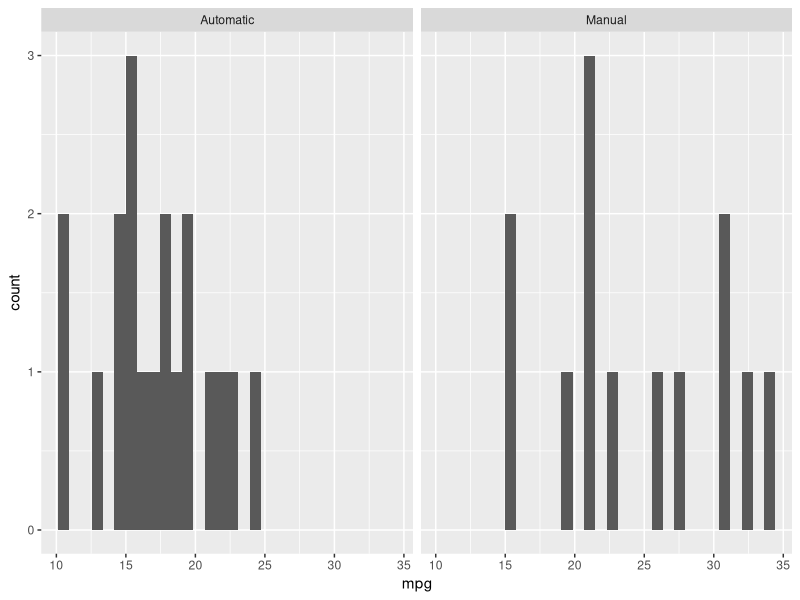
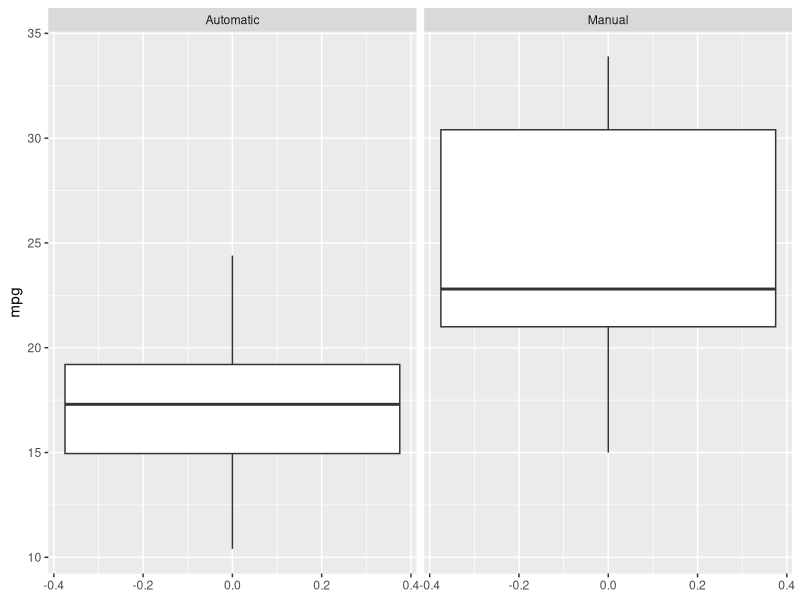

The R source for these figures, in order: (Note: this script raises an error after producing the figures.)
library(tidyr)
library(dplyr)
library(ggplot2)
library(ggpubr)
library(modelr)

?mtcars
head(mtcars)
mpg_by_transmission <- mtcars %>% 
  group_by(am) %>% #0 = auto, 1 = manual
  summarise(
    mean_mpg = mean(mpg, na.rm = TRUE),
    sd_mpg = sd(mpg, na.rm = TRUE),
    var_mpg = var(mpg, na.rm = TRUE)
  )
mpg_by_transmission$mean_mpg[2] - 
  mpg_by_transmission$mean_mpg[1] 
  #On average, cars with manual transmission get 7.245 
  #more miles per gallon than cars with automatic transmission

mtcars$am[mtcars$am == 0] <- "Automatic"
mtcars$am[mtcars$am == 1] <- "Manual"

mtcars %>%
  ggplot(aes(mpg)) +
  geom_histogram() +
  facet_wrap(~am) 

mtcars %>%
  ggplot(aes(y = mpg)) + 
  geom_boxplot() + 
  facet_wrap(~am)

test <- t.test(mtcars$mpg[mtcars$am == "Automatic"], mtcars$mpg[mtcars$am == "Manual"], paired = FALSE, alternative = "two.sided", conf.level = .95)
test$p.value

mtcars
y <- lm(data = mtcars, mpg ~ am + as.factor(cyl) + disp + hp + drat + wt + qsec + vs + gear + carb)
y$coefficients
confint(y)


ggplot(y, aes(y = residuals)) +

  


a <- mtcars %>%
  ggplot(aes(y = mpg)) +
  geom_boxplot() +
  facet_wrap(~cyl) +
  labs(
    title = "Cylinder"
  )

b <- mtcars %>%
  ggplot(aes(y = mpg)) +
  geom_boxplot() +
  facet_wrap(~ vs) +
  labs(
    title = "VS"
  )

c <- mtcars %>%
  ggplot(aes(y = mpg)) +
  geom_boxplot() +
  facet_wrap(~gear) +
  labs(
    title = "Gear"
  )

d <- mtcars %>%
  ggplot(aes(y = mpg)) +
  geom_boxplot() +
  facet_wrap(~carb) +
  labs(
    title = "Carb"
  )
ggarrange(a,b,c,d, ncol = 2, nrow = 2)

e <- mtcars %>%
  ggplot(aes(disp, mpg)) + 
  geom_smooth() +
  labs(title = "Disp")
f <- mtcars %>%
  ggplot(aes(hp, mpg)) + 
  geom_smooth() +
  labs(title = "HP")
g <- mtcars %>%
  ggplot(aes(drat, mpg)) + 
  geom_smooth() +
  labs(title = "Drat")
h <- mtcars %>%
  ggplot(aes(wt, mpg)) + 
  geom_smooth() +
  labs(title = "Weight")
i <- mtcars %>%
  ggplot(aes(qsec, mpg)) + 
  geom_smooth() +
  labs(title = "Qsec")
ggarrange(e, f, g, h, i, ncol = 3, nrow = 2)

cor(mtcars$mpg, mtcars$disp)
cor(mtcars$mpg, mtcars$hp)
cor(mtcars$mpg, mtcars$drat)
cor(mtcars$mpg, mtcars$wt)
cor(mtcars$mpg, mtcars$qsec)

mtcars <- mtcars %>%
  add_residuals(y)
mtcars$id <- 1:32

ggplot(mtcars, aes(id, resid)) + 
  geom_ref_line(h = 0) +
  geom_point() +
  labs(
    title = "Residuals vs Predicted"
  )



    